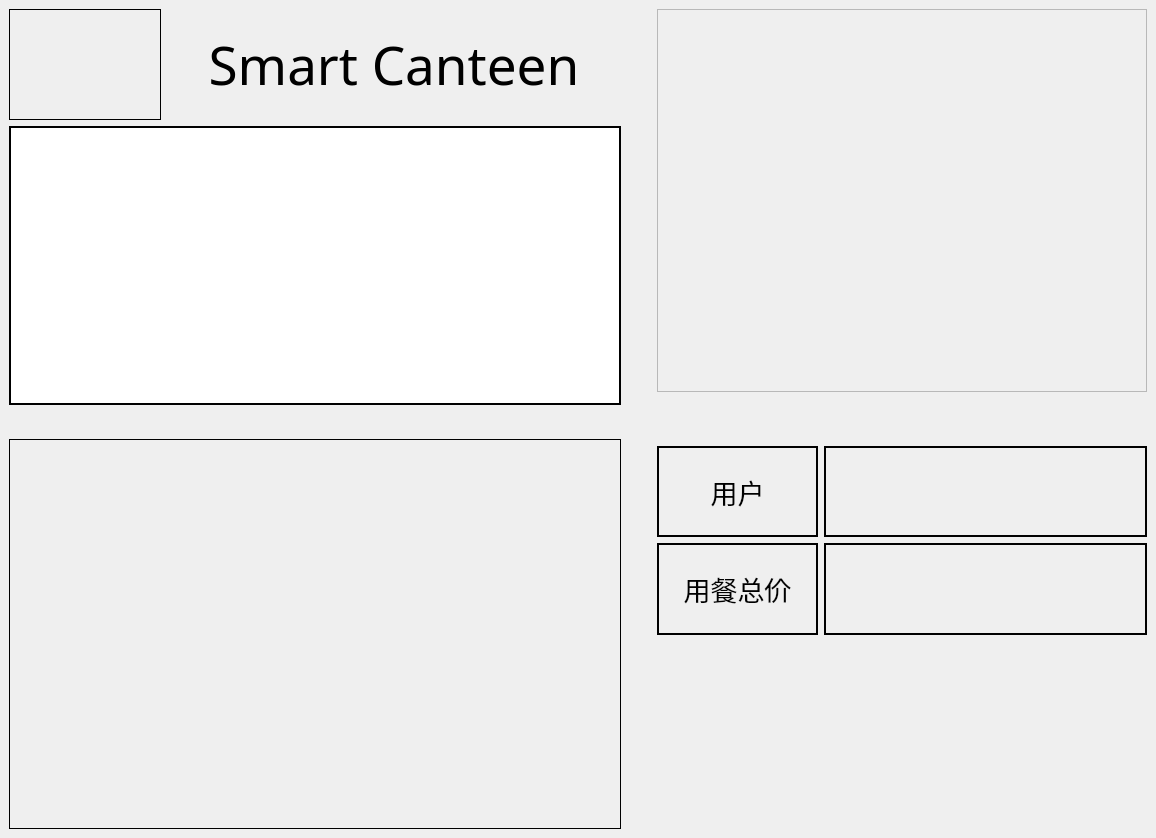
<?xml version="1.0" encoding="UTF-8"?>
<ui version="4.0">
 <class>MainWindow</class>
 <widget class="QMainWindow" name="MainWindow">
  <property name="geometry">
   <rect>
    <x>0</x>
    <y>0</y>
    <width>1156</width>
    <height>838</height>
   </rect>
  </property>
  <property name="windowTitle">
   <string>MainWindow</string>
  </property>
  <widget class="QWidget" name="centralwidget">
   <layout class="QGridLayout" name="gridLayout" rowstretch="0" columnstretch="20,1,16">
    <item row="0" column="1">
     <layout class="QVBoxLayout" name="middle_space"/>
    </item>
    <item row="0" column="0">
     <layout class="QVBoxLayout" name="left_layout" stretch="4,10,1,14">
      <item>
       <layout class="QHBoxLayout" name="horizontalLayout_8" stretch="8,1,24,1">
        <item>
         <widget class="QLabel" name="logo_label">
          <property name="frameShape">
           <enum>QFrame::Box</enum>
          </property>
          <property name="text">
           <string/>
          </property>
         </widget>
        </item>
        <item>
         <layout class="QHBoxLayout" name="horizontalLayout_11"/>
        </item>
        <item>
         <widget class="QLabel" name="sys_name_labe">
          <property name="font">
           <font>
            <family>Bauhaus 93</family>
            <pointsize>40</pointsize>
           </font>
          </property>
          <property name="frameShape">
           <enum>QFrame::NoFrame</enum>
          </property>
          <property name="frameShadow">
           <enum>QFrame::Plain</enum>
          </property>
          <property name="lineWidth">
           <number>3</number>
          </property>
          <property name="text">
           <string>Smart Canteen</string>
          </property>
          <property name="alignment">
           <set>Qt::AlignCenter</set>
          </property>
         </widget>
        </item>
        <item>
         <layout class="QHBoxLayout" name="horizontalLayout_9"/>
        </item>
       </layout>
      </item>
      <item>
       <layout class="QHBoxLayout" name="horizontalLayout_10">
        <item>
         <widget class="QTextEdit" name="plate_list_label">
          <property name="font">
           <font>
            <family>微软雅黑</family>
            <pointsize>16</pointsize>
           </font>
          </property>
          <property name="frameShape">
           <enum>QFrame::Panel</enum>
          </property>
          <property name="frameShadow">
           <enum>QFrame::Plain</enum>
          </property>
          <property name="lineWidth">
           <number>2</number>
          </property>
          <property name="readOnly">
           <bool>true</bool>
          </property>
         </widget>
        </item>
       </layout>
      </item>
      <item>
       <layout class="QHBoxLayout" name="left_middle_space"/>
      </item>
      <item>
       <widget class="QLabel" name="plate_disp_label">
        <property name="frameShape">
         <enum>QFrame::Box</enum>
        </property>
        <property name="text">
         <string/>
        </property>
       </widget>
      </item>
     </layout>
    </item>
    <item row="0" column="2">
     <layout class="QVBoxLayout" name="right_layout" stretch="8,1,8">
      <item>
       <layout class="QHBoxLayout" name="right_top_layout" stretch="12">
        <item>
         <layout class="QVBoxLayout" name="face_layout">
          <item>
           <widget class="QLabel" name="face_disp_label">
            <property name="frameShape">
             <enum>QFrame::Box</enum>
            </property>
            <property name="frameShadow">
             <enum>QFrame::Sunken</enum>
            </property>
            <property name="lineWidth">
             <number>0</number>
            </property>
            <property name="midLineWidth">
             <number>1</number>
            </property>
            <property name="text">
             <string/>
            </property>
           </widget>
          </item>
         </layout>
        </item>
       </layout>
      </item>
      <item>
       <layout class="QHBoxLayout" name="horizontalLayout_6"/>
      </item>
      <item>
       <layout class="QVBoxLayout" name="verticalLayout_2">
        <item>
         <layout class="QHBoxLayout" name="horizontalLayout_4" stretch="1,2">
          <item>
           <widget class="QLabel" name="fixed_id_label">
            <property name="font">
             <font>
              <family>微软雅黑</family>
              <pointsize>20</pointsize>
              <weight>50</weight>
              <bold>false</bold>
             </font>
            </property>
            <property name="frameShape">
             <enum>QFrame::WinPanel</enum>
            </property>
            <property name="text">
             <string>用户</string>
            </property>
            <property name="alignment">
             <set>Qt::AlignCenter</set>
            </property>
           </widget>
          </item>
          <item>
           <widget class="QLabel" name="user_id_label">
            <property name="font">
             <font>
              <family>微软雅黑</family>
              <pointsize>20</pointsize>
              <weight>50</weight>
              <bold>false</bold>
             </font>
            </property>
            <property name="frameShape">
             <enum>QFrame::WinPanel</enum>
            </property>
            <property name="text">
             <string/>
            </property>
            <property name="alignment">
             <set>Qt::AlignCenter</set>
            </property>
           </widget>
          </item>
         </layout>
        </item>
        <item>
         <layout class="QHBoxLayout" name="horizontalLayout_7" stretch="1,2">
          <item>
           <widget class="QLabel" name="label">
            <property name="font">
             <font>
              <family>微软雅黑</family>
              <pointsize>20</pointsize>
             </font>
            </property>
            <property name="frameShape">
             <enum>QFrame::WinPanel</enum>
            </property>
            <property name="text">
             <string>用餐总价</string>
            </property>
            <property name="alignment">
             <set>Qt::AlignCenter</set>
            </property>
           </widget>
          </item>
          <item>
           <widget class="QLabel" name="total_price_label">
            <property name="font">
             <font>
              <family>微软雅黑</family>
              <pointsize>20</pointsize>
             </font>
            </property>
            <property name="frameShape">
             <enum>QFrame::WinPanel</enum>
            </property>
            <property name="text">
             <string/>
            </property>
            <property name="alignment">
             <set>Qt::AlignCenter</set>
            </property>
           </widget>
          </item>
         </layout>
        </item>
        <item>
         <layout class="QHBoxLayout" name="horizontalLayout_5">
          <item>
           <widget class="QLabel" name="label_2">
            <property name="text">
             <string/>
            </property>
           </widget>
          </item>
         </layout>
        </item>
        <item>
         <layout class="QHBoxLayout" name="horizontalLayout">
          <item>
           <widget class="QLabel" name="welcome_label">
            <property name="font">
             <font>
              <family>Adobe Devanagari</family>
              <pointsize>28</pointsize>
              <weight>50</weight>
              <bold>false</bold>
             </font>
            </property>
            <property name="text">
             <string/>
            </property>
            <property name="alignment">
             <set>Qt::AlignCenter</set>
            </property>
           </widget>
          </item>
         </layout>
        </item>
       </layout>
      </item>
     </layout>
    </item>
   </layout>
  </widget>
 </widget>
 <resources/>
 <connections/>
</ui>
